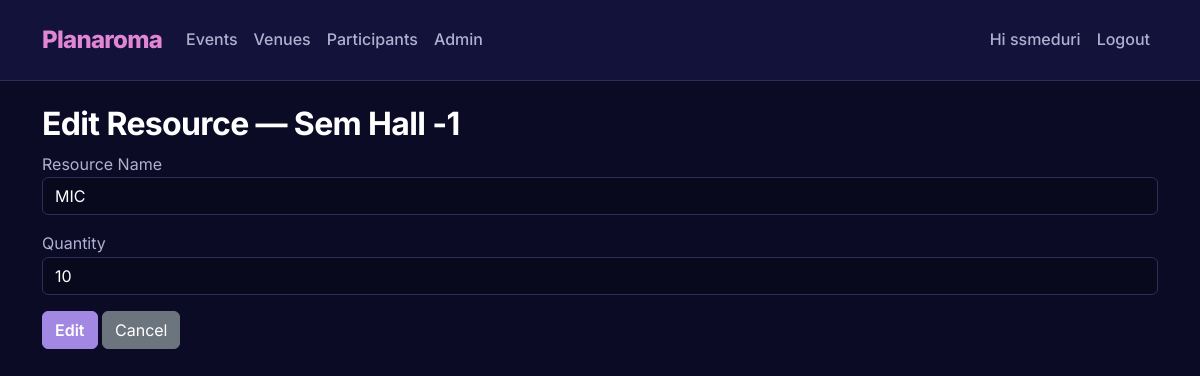
The app's page /resource/1/edit (signed in) with its own data.
### app/models.py (models this page shows, shortened)
class User(UserMixin, db.Model):
    __tablename__ = 'user'
    id = db.Column(db.Integer, primary_key=True)
    username = db.Column(db.String(80), unique=True, nullable=False)
    password_hash = db.Column(db.String(200), nullable=False)
    role = db.Column(db.String(20), nullable=False, default='viewer')  # admin, staff, viewer

class Venue(db.Model):
    __tablename__ = 'venue'
    id = db.Column(db.Integer, primary_key=True)
    name = db.Column(db.String(150), nullable=False, unique=True)
    capacity = db.Column(db.Integer, nullable=False, default=0)
    resources_list = db.relationship('Resource', back_populates='venue', cascade='all, delete-orphan')
    events = db.relationship('Event', backref='venue', lazy=True, cascade='all, delete-orphan')

class Resource(db.Model):
    __tablename__ = 'resource'
    id = db.Column(db.Integer, primary_key=True)
    name = db.Column(db.String(120), nullable=False)
    quantity = db.Column(db.Integer, nullable=False, default=1)
    venue_id = db.Column(db.Integer, db.ForeignKey('venue.id'), nullable=False)
    venue = db.relationship('Venue', back_populates='resources_list')

### app/routes.py (the view)
@main_bp.route('/resource/<int:res_id>/edit', methods=['GET', 'POST'])
@login_required
@require_roles('admin')
def edit_resource(res_id):
    res = Resource.query.get_or_404(res_id)
    from .forms import ResourceForm
    form = ResourceForm(obj=res)
    if form.validate_on_submit():
        res.name = form.name.data.strip()
        res.quantity = form.quantity.data
        db.session.commit()
        flash("Resource updated", "success")
        return redirect(url_for('main.manage_resources', venue_id=res.venue_id))
    if request.method == 'POST' and not form.validate():
        flash_form_errors(form)
    return render_template('venues/resource_add_edit.html', form=form, action="Edit", venue=res.venue)

### app/forms.py
class ResourceForm(FlaskForm):
    name = StringField('Resource Name', validators=[DataRequired()])
    quantity = IntegerField('Quantity', validators=[DataRequired(), NumberRange(min=1)])
    submit = SubmitField('Save')

### app/__init__.py (called while the page is built)
def create_app():
    app = Flask(__name__, static_folder='static', template_folder='templates')
    app.config.from_object(Config)
    db.init_app(app)
    login_manager.init_app(app)
    from .models import User
    @login_manager.user_loader
    def load_user(user_id):
        return User.query.get(int(user_id))
    from .routes import main_bp
    from .auth import auth_bp
    app.register_blueprint(main_bp)
    app.register_blueprint(auth_bp)
    return app

### app/utils.py (called while the page is built)
def require_roles(*roles):
    def decorator(f):
        @wraps(f)
        def wrapped(*args, **kwargs):
            if not current_user or not current_user.is_authenticated:
                abort(403)
            if current_user.role not in roles:
                abort(403)
            return f(*args, **kwargs)
        return wrapped
    return decorator

### app/templates/venues/resource_add_edit.html (shortened to what this page needs)
{% extends 'base.html' %}
{% block content %}
<h2>{{ action }} Resource — {{ venue.name }}</h2>
<form method="POST">
  <div class="mb-3">
    {{ form.name.label }}
    {{ form.name(class_="form-control") }}
  </div>
  <div class="mb-3">
    {{ form.quantity.label }}
    {{ form.quantity(class_="form-control") }}
  </div>
  <button class="btn btn-primary">{{ action }}</button>
  <a class="btn btn-secondary"
     href="{{ url_for('main.manage_resources', venue_id=venue.id) }}">Cancel</a>
</form>
{% endblock %}

### app/templates/base.html (shortened to what this page needs)
<!doctype html>
<html lang="en">
<head>
    <link href="https://cdn.jsdelivr.net/npm/bootstrap@5.3.2/dist/css/bootstrap.min.css" rel="stylesheet">
    <link href="{{ url_for('static', filename='style.css') }}" rel="stylesheet">
</head>
<body>
<nav class="navbar navbar-expand-lg navbar-light bg-light mb-4">
  <div class="container">
    <a class="navbar-brand" href="{{ url_for('main.dashboard') }}">
        Planaroma
    </a>
    <div class="collapse navbar-collapse" id="navbarNav">
      <ul class="navbar-nav me-auto">
        <li class="nav-item">
          <a class="nav-link" href="{{ url_for('main.list_events') }}">Events</a>
        </li>
        <li class="nav-item">
          <a class="nav-link" href="{{ url_for('main.list_venues') }}">Venues</a>
        </li>
        <li class="nav-item">
          <a class="nav-link" href="{{ url_for('main.list_participants') }}">Participants</a>
        </li>
        {% if current_user.is_authenticated and current_user.role == 'admin' %}
        <li class="nav-item">
        <a class="nav-link" href="{{ url_for('main.admin_list_users') }}">Admin</a>
         </li>
{% endif %}
      </ul>
      <ul class="navbar-nav ms-auto">
        {% if current_user.is_authenticated %}
          <li class="nav-item">
            <a class="nav-link">Hi {{ current_user.username }}</a>
          </li>
          <li class="nav-item">
            <a class="nav-link" href="{{ url_for('auth.logout') }}">Logout</a>
          </li>
        {% else %}
          <li class="nav-item">
            <a class="nav-link" href="{{ url_for('auth.login') }}">Login</a>
          </li>
        {% endif %}
      </ul>
    </div>
  </div>
</nav>
<div class="container">
    {% block content %}{% endblock %}
</div>
</body>
</html>

### app/static/style.css (style rules this page uses)
:root { --bg-primary: #0B0B26; --card-surface: #12123A; --text-primary: #FFFFFF; --text-secondary: #B0B0D0; --accent-pink: #E086D3; --accent-purple: #A288E3; --border-color: #2D2D55; --border-radius: 12px; --font-family: 'Inter', sans-serif; }
body { background-color: var(--bg-primary); color: var(--text-secondary); font-family: var(--font-family); line-height: 1.6; }
h1, h2, h3, h4, h5, h6 { color: var(--text-primary); font-weight: 700; letter-spacing: -0.02em; }
a { color: var(--accent-purple); text-decoration: none; transition: color 0.2s ease; }
.navbar { background-color: var(--card-surface) !important; border-bottom: 1px solid var(--border-color); padding: 1rem 0; }
.navbar-brand { color: var(--accent-pink) !important; font-weight: 800; font-size: 1.5rem; letter-spacing: -0.03em; }
.nav-link { color: var(--text-secondary) !important; font-weight: 500; }
.btn-primary { background-color: var(--accent-purple); border-color: var(--accent-purple); color: #fff; font-weight: 600; }
.form-control, .form-select { background-color: rgba(0, 0, 0, 0.2); border: 1px solid var(--border-color); color: var(--text-primary); }
.form-control::placeholder { color: rgba(176, 176, 208, 0.5); }

### records on screen
User: username "ssmeduri"
Venue: name "Sem Hall -1"
Resource: name "MIC", quantity "10"

### other values on screen
{{ action }} "Edit"
